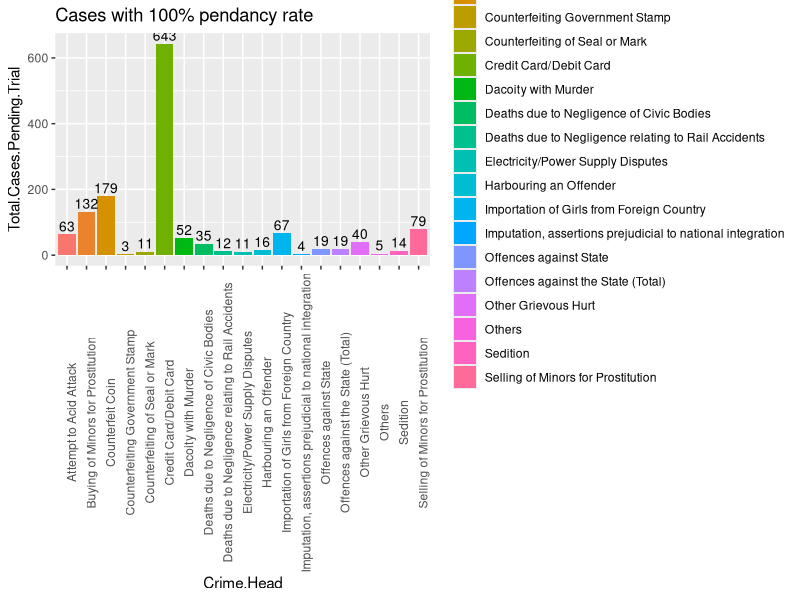
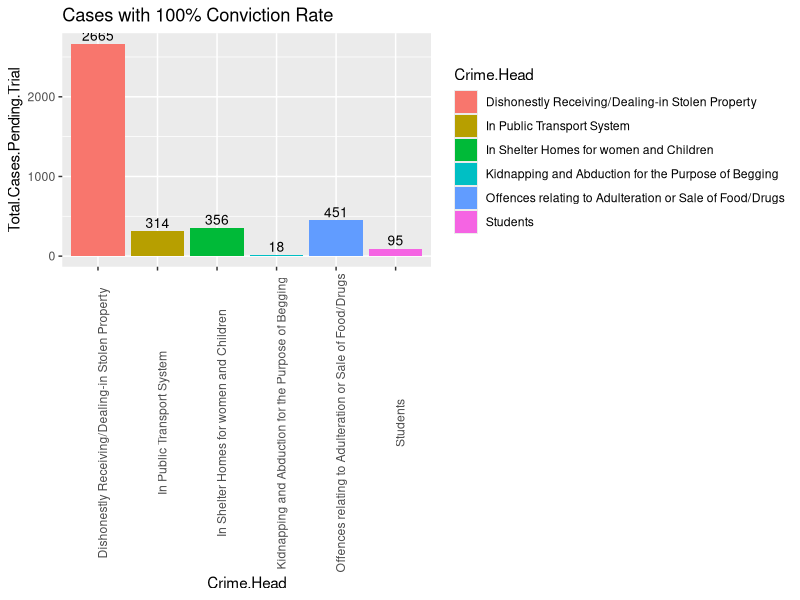
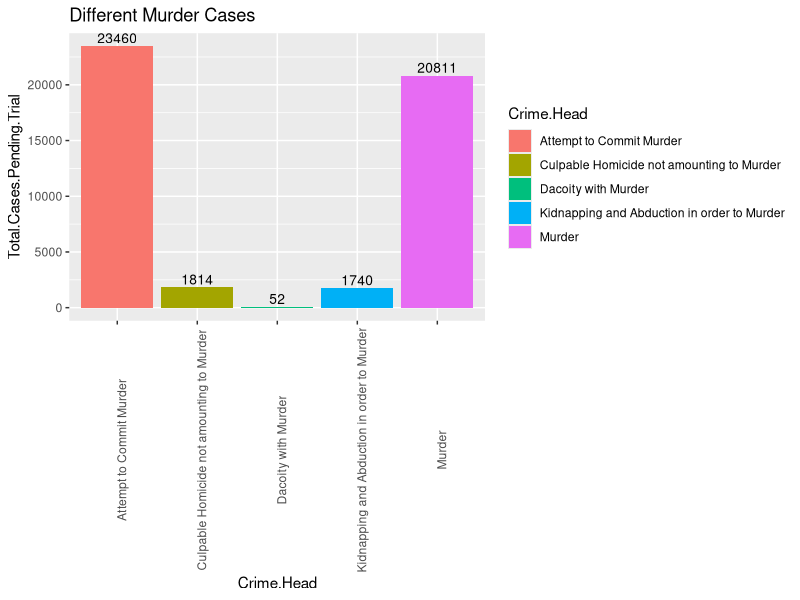
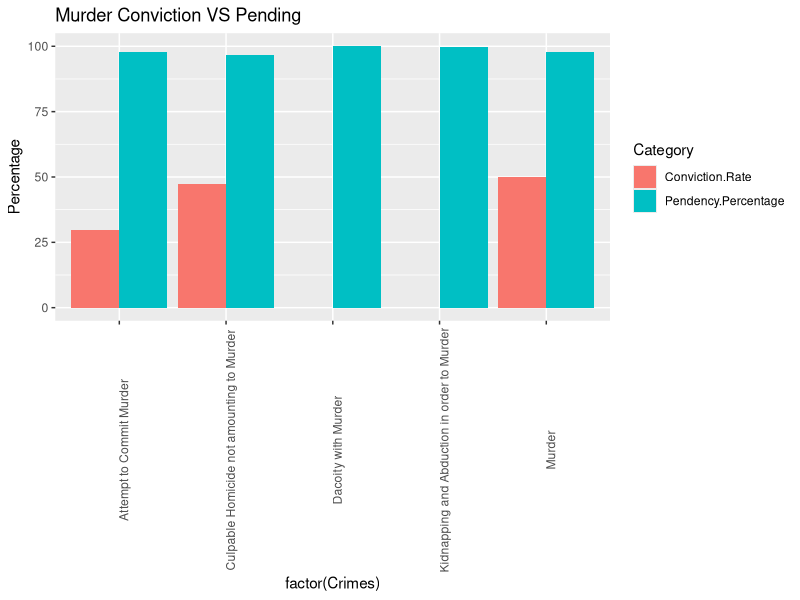
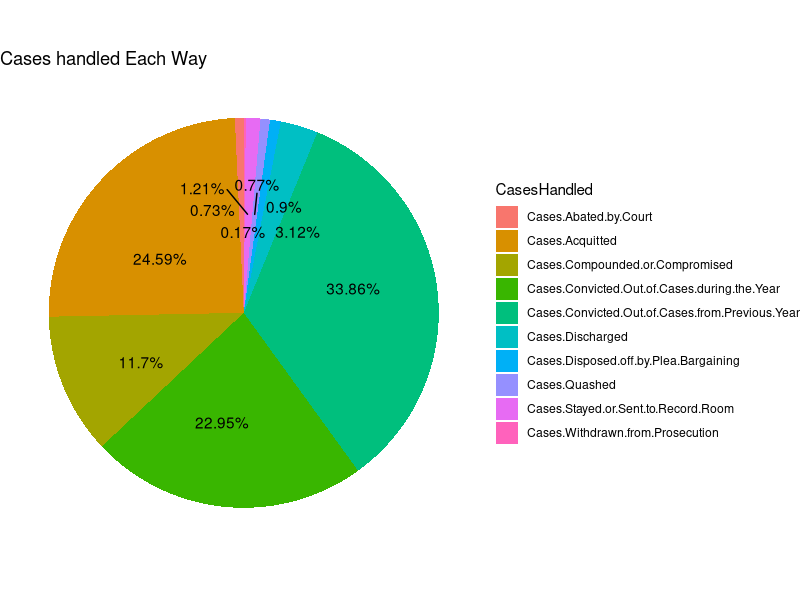
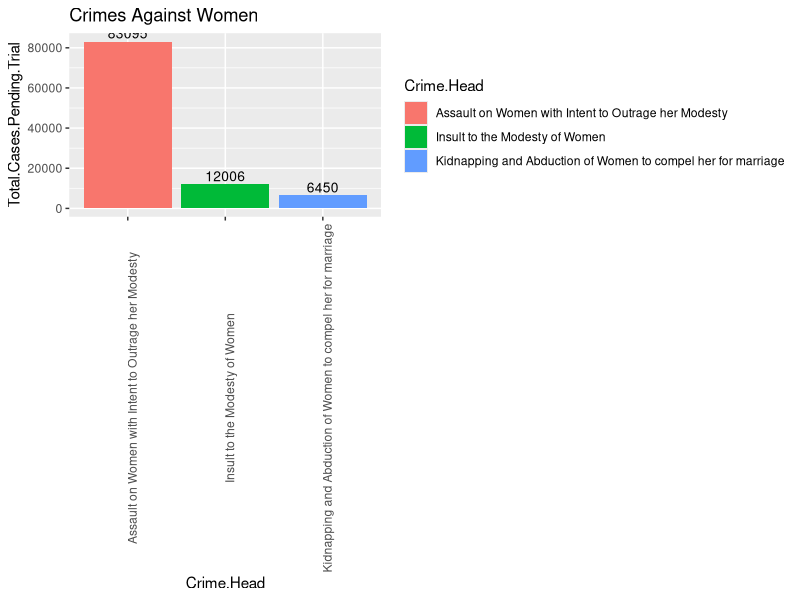

Generate these figures, in order, with R:
#Read data from csv file
library(ggplot2)
library(data.table) 
library(ggrepel)
library(scales)
set.seed(42)
print(getwd())
setwd("/Users/nr/Desktop/Maths")
data <- read.csv("Cases_Info.csv", header=TRUE, fileEncoding="UTF-8-BOM")
data
print("No. of Variables")
print(ncol(data)) #prints number of columns
print("No. of observations")
print(nrow(data)) #prints number of rows

#replacing NA values with 0
data[is.na(data)] <- 0
data

#summary of crimes in India
summary(data$Total.Cases.Pending.Trial)


#Total Crimes with 100% pending rate
Crimes100 <- data[which(data$Pendency.Percentage == 100),c("Crime.Head","Total.Cases.Pending.Trial")]
Crimes100
help("barplot")
help("ggplot")
ggplot(Crimes100, aes(Crime.Head, Total.Cases.Pending.Trial, fill = Crime.Head)) + 
  geom_bar(stat="identity", position = "dodge") +
  geom_text(aes(label=Total.Cases.Pending.Trial), vjust = -0.3, size=3.5)+
  labs(title = "Cases with 100% pendancy rate")+
  theme(axis.text.x = element_text(angle = 90))

#Crimes with 100% conviction rate
Conviction100 <- data[which(data$Conviction.Rate == 100),c("Crime.Head","Total.Cases.Pending.Trial")]
Conviction100
ggplot(Conviction100, aes(Crime.Head, Total.Cases.Pending.Trial, fill = Crime.Head)) + 
  geom_bar(stat="identity", position = "dodge") +
  geom_text(aes(label=Total.Cases.Pending.Trial), vjust = -0.3, size=3.5)+
  labs(title = "Cases with 100% Conviction Rate")+
  theme(axis.text.x = element_text(angle = 90))

#Total Murder Cases
Murder <- data[data$Crime.Head %like% "Murder",]
Murder
ggplot(Murder, aes(Crime.Head, Total.Cases.Pending.Trial, fill = Crime.Head)) + 
  geom_bar(stat="identity", position = "dodge") +
  geom_text(aes(label=Total.Cases.Pending.Trial), vjust = -0.3, size=3.5)+
  labs(title = "Different Murder Cases")+
  theme(axis.text.x = element_text(angle = 90))

Murder_con_pred = data.frame(Crimes = c(Murder$Crime.Head,Murder$Crime.Head),
                     Category = c("Conviction.Rate", "Conviction.Rate", 
                                  "Conviction.Rate", "Conviction.Rate",
                                  "Conviction.Rate", "Pendency.Percentage",
                                  "Pendency.Percentage", "Pendency.Percentage",
                                  "Pendency.Percentage", "Pendency.Percentage"),
                     Percentage = c(Murder$Conviction.Rate[1],Murder$Conviction.Rate[2],
                                     Murder$Conviction.Rate[3],Murder$Conviction.Rate[4],
                                     Murder$Conviction.Rate[5],Murder$Pendency.Percentage[1],
                                     Murder$Pendency.Percentage[2],Murder$Pendency.Percentage[3],
                                     Murder$Pendency.Percentage[4],Murder$Pendency.Percentage[5])
                     )

ggplot(Murder_con_pred, aes(factor(Crimes), Percentage, fill = Category)) + 
  geom_bar(stat="identity", position = "dodge") +
  labs(title = "Murder Conviction VS Pending")+
  theme(axis.text.x = element_text(angle = 90))

piecol = colnames(data)[!(colnames(data) %in% c("Si..No.","Crime.Head","Cases.Registered",
                                       "Cases.Pending.Trial.from.the.Previous.Year",
                                       "Total.Cases.Pending.Trial",
                                       "Cases.Disposed.off.without.Trial",
                                       "Cases.Convicted","Cases.which.Trials.were.Completed"              
                                       ,"Cases.Disposed.off.by.Courts"
                                       ,"Conviction.Rate"                                
                                       ,"Pendency.Percentage",
                                       "Cases.Pending.Trial.at.End.of.the.Year"))]
n = c()
n[1] = sum(data$Cases.Abated.by.Court)
n[2] = sum(data$Cases.Withdrawn.from.Prosecution)
n[3] = sum(data$Cases.Compounded.or.Compromised)
n[4] = sum(data$Cases.Disposed.off.by.Plea.Bargaining)
n[5] = sum(data$Cases.Quashed)
n[6] = sum(data$Cases.Stayed.or.Sent.to.Record.Room)
n[7] = sum(data$Cases.Convicted.Out.of.Cases.from.Previous.Year)
n[8] = sum(data$Cases.Convicted.Out.of.Cases.during.the.Year)
n[9] = sum(data$Cases.Discharged)
n[10] = sum(data$Cases.Acquitted)
n
options(ggrepel.max.overlaps = Inf)
piedata <- data.frame(CasesHandled = piecol, TotalCasespie = n)
pie_labels <- paste0(round(100 * n/sum(n), 2), "%")
ggplot(piedata, aes(x="", y=TotalCasespie, fill=CasesHandled)) +
  geom_bar(stat="identity", width=1) +
  coord_polar("y", start=0)+
  geom_text_repel(aes( label = pie_labels), position = position_stack(vjust = 0.5)) + 
  labs(title = "Cases handled Each Way")+
  theme_void()

#Crimes Against Women
AgainstWomen <- data[data$Crime.Head %like% "Women",c("Crime.Head", "Total.Cases.Pending.Trial")] 
AgainstWomen
AgainstWomen <- aggregate(Total.Cases.Pending.Trial~(Crime.Head),AgainstWomen,sum)
ggplot(AgainstWomen, aes(Crime.Head, Total.Cases.Pending.Trial, fill = Crime.Head)) + 
  geom_bar(stat="identity", position = "dodge") +
  labs(title = "Crimes Against Women")+
  geom_text(aes(label=Total.Cases.Pending.Trial), vjust = -0.3, size=3.5)+
  theme(axis.text.x = element_text(angle = 90))

